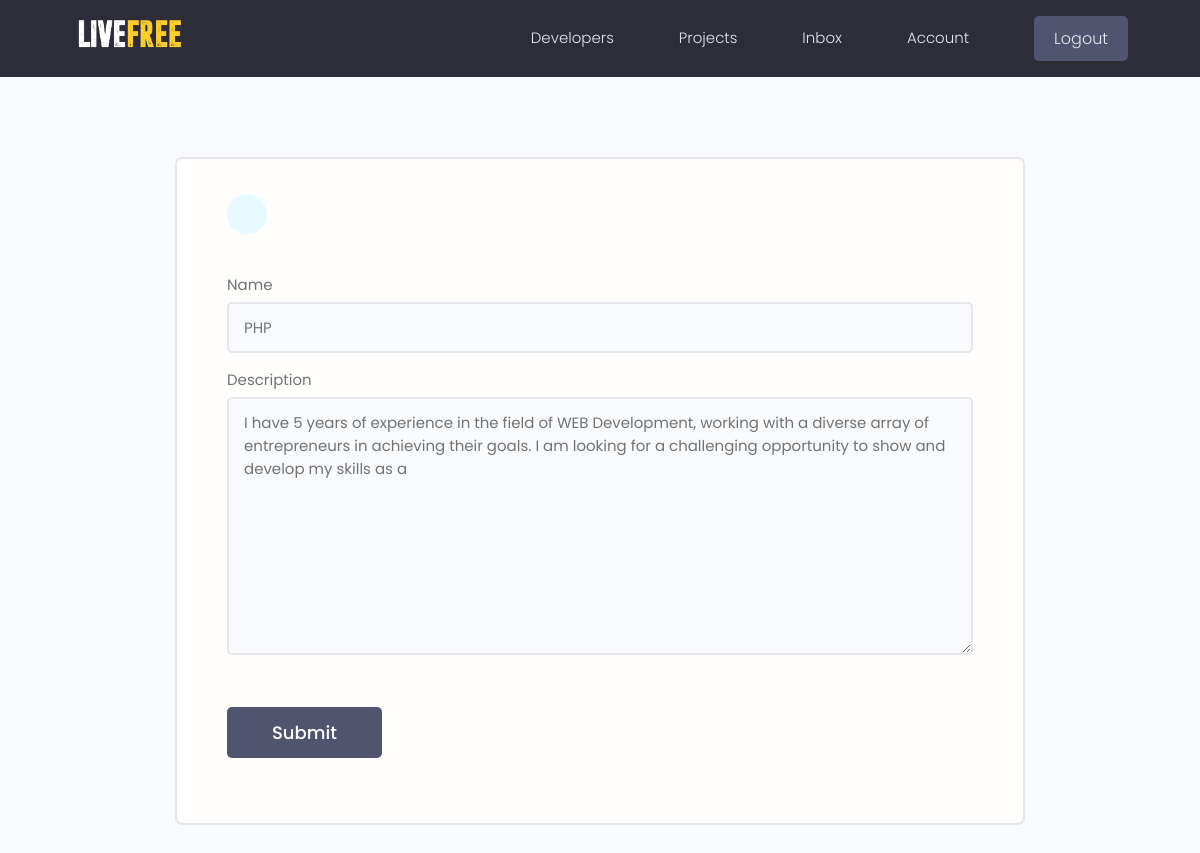
The app's page /update-skill/d63ee597-98b8-40da-b0d1-5164146d295f (signed in) with its own data.
### users/models.py (models this page shows, shortened)
class Skill(models.Model):
    owner = models.ForeignKey(
        Profile, null=True, blank=True, on_delete=models.SET_NULL)
    name = models.CharField(max_length=200, blank=True, null=True)
    description = models.TextField(null=True, blank=True)
    created = models.DateTimeField(auto_now_add=True)
    id = models.UUIDField(default=uuid.uuid4, unique=True,
                          primary_key=True, editable=False)

### users/views.py (the view)
# urls.py: path('update-skill/<str:pk>', views.updateSkill, name="update-skill"),
@login_required(login_url='login')
def updateSkill(request, pk):
    profile = request.user.profile
    skill = profile.skill_set.get(id=pk)
    form = SkillForm(instance=skill)
    if request.method == 'POST':
        form = SkillForm(request.POST, instance=skill)
        if form.is_valid():
            form.save()
            messages.info(request, 'Skill updated Successfully!')
            return redirect('account')
    context = {'form': form}
    return render(request, 'users/skill_form.html', context)

### users/forms.py
class SkillForm(ModelForm):
    class Meta:
        model = Skill
        fields = '__all__'
        exclude = ['owner']
    def __init__(self, *args, **kwargs):
        super(SkillForm, self).__init__(*args, **kwargs)
        for name, field in self.fields.items():
            field.widget.attrs.update({'class': 'input'})

### users/templates/users/skill_form.html (shortened to what this page needs)
{% extends 'main.html' %}
{% load static %}
{% block content %}
 <main class="formPage my-xl">
        <div class="content-box">
            <div class="formWrapper">
                <a class="backButton" href="{% url 'account' %}"></a>
                <br>
                <form class="form" method="POST" action="">
                      {% for field in form %}
                      <div class="form__field">
                        <label> {{field.label}} </label>
                         {{field}}
                      </div>
                      {% endfor %}
                    <input class="btn btn--sub btn--lg  my-md" type="submit" value="Submit" />
                </form>
            </div>
        </div>
    </main>
{% endblock %}

### static/styles/app.css (style rules this page uses)
:root { --color-sub: #2d2d39; }
.btn--sub { background-color: var(--color-sub-light); }
.content-box { width: 95%; max-width: 85rem; margin: 0 auto; }
.backButton { background: var(--color-main-light); color: var(--color-main); width: 4rem; height: 4rem; display: flex; align-items: center; justify-content: center; border-radius: 50%; }
.formPage .formWrapper { list-style: none; background: var(--color-white); padding: 3.5rem 5rem; border: 2px solid var(--color-light); border-radius: 0.7rem; }

### static/uikit/styles/modules/_variables.css (style rules this page uses)
:root { --color-main: #5aa5b9; --color-main-light: #e6faff; --color-sub: #3f4156; --color-sub-light: #51546e; --color-sub-lighter: #ededfd; --color-text: #737373; --color-gray: #8b8b8b; --color-light: #e5e7eb; --color-light-gray: #767676; --color-bg: #f8fafd; --color-white: #fffefd; --color-white-light: #f3f3f3; --color-success: #359e64; --color-success-bg: #def8e8; --color-error: #fc4b0b; --color-error-bg: #fff2ee; --font-base: 'Poppins', arial, helvetica, 'Segoe UI', roboto, ubuntu, sans-serif; --font-monospace: 'Fira Code', 'Courier New', courier, monospace; --font-regular: 300; --font-medium: 500; --font-bold: 700; --generic-shadow: 1px 1px 5px #00000010; --generic-transition: all 0.3s ease-in-out; }

### static/uikit/styles/modules/_base.css (style rules this page uses)
* { margin: 0; padding: 0; box-sizing: border-box; text-rendering: optimizeLegibility; color: inherit; font-size: inherit; }
html { font-size: 50%; }
@media only screen and (min-width: 480px) { html { font-size: 56.25%; } }
@media only screen and (min-width: 1200px) { html { font-size: 62.5%; } }
body { line-height: 1.6; font-weight: 400; font-size: 1.5rem; color: var(--color-text); background-color: var(--color-bg); min-height: 100vh; }

### static/uikit/styles/modules/_typography.css (style rules this page uses)
* { font-family: var(--font-base); }
a { padding-bottom: 2px; text-decoration: none; display: inline-block; color: var(--color-main); font-weight: var(--font-medium); }

### static/uikit/styles/modules/_utilities.css (style rules this page uses)
.my-md { margin: 3rem auto; }
.my-xl { margin: 8rem auto; }

### static/uikit/styles/modules/_button.css (style rules this page uses)
.btn { display: inline-block; position: relative; cursor: pointer; background-color: var(--color-light); font-weight: var(--font-medium); color: var(--color-sub); text-decoration: none; padding: 1rem 2rem; border-radius: 0.5rem; border: none; width: -webkit-fit-content; width: -moz-fit-content; width: fit-content; height: -webkit-fit-content; height: -moz-fit-content; height: fit-content; font-size: 1.6rem; outline-width: 0; outline-color: transparent; -webkit-backface-visibility: hidden; backface-visibility: hidden; transition: all 0.3s ease-in-out; }
.btn--sub { background-color: var(--color-sub); color: var(--color-white); }
.btn--lg { font-size: 1.8rem; padding: 1.2rem 4.5rem; }

### static/uikit/styles/modules/_form.css (style rules this page uses)
.form { display: block; }
.form__field { margin-top: 1.5rem; margin-bottom: 1.5rem; }
.form__label, .form__field > label { display: block; margin-bottom: 0.5rem; color: var(--color-text); }
input.input[type='text'], input.input[type='email'], input.input[type='password'], input.input[type='number'], textarea.input { min-width: 24rem; width: 100%; padding: 1.2rem 1.5rem; border-radius: 0.5rem; border: 2px solid var(--color-light); transition: all 0.3s ease-in-out; background-color: var(--color-bg); }

### records on screen
Skill: form "PHP" "I have 5 years of experience in the field of WEB Development, working with a diverse array of entrepreneurs in achieving their goals. I am looking for a challenging opportunity to show and develop my skills as a"

### other values on screen
{{ field.label }} "Name" "Description"
